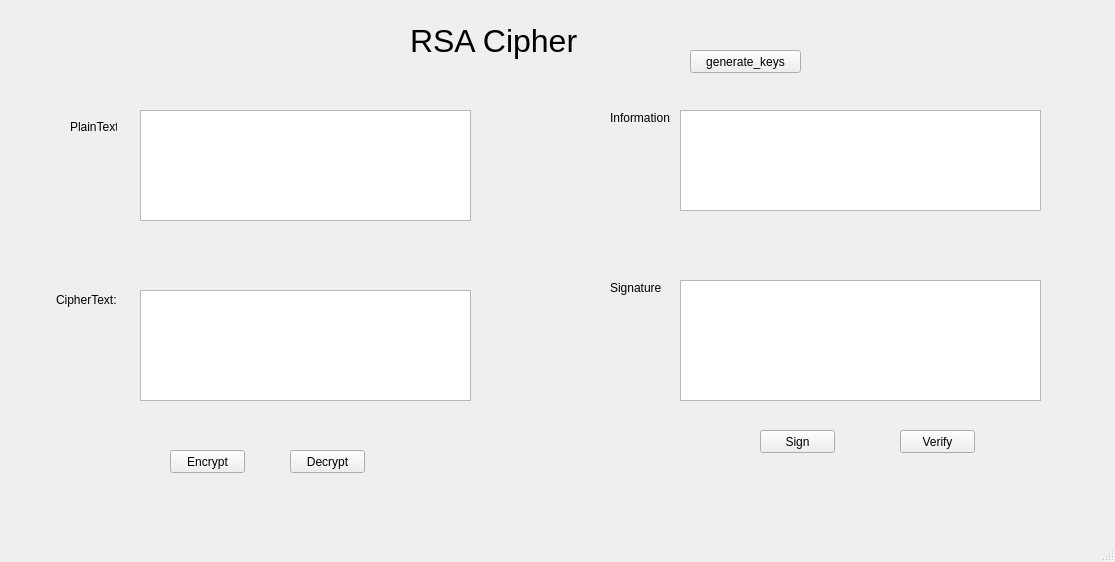
<?xml version="1.0" encoding="UTF-8"?>
<ui version="4.0">
 <class>MainWindow</class>
 <widget class="QMainWindow" name="MainWindow">
  <property name="geometry">
   <rect>
    <x>0</x>
    <y>0</y>
    <width>1115</width>
    <height>562</height>
   </rect>
  </property>
  <property name="windowTitle">
   <string>MainWindow</string>
  </property>
  <widget class="QWidget" name="centralwidget">
   <widget class="QLabel" name="label">
    <property name="geometry">
     <rect>
      <x>410</x>
      <y>20</y>
      <width>171</width>
      <height>41</height>
     </rect>
    </property>
    <property name="font">
     <font>
      <pointsize>24</pointsize>
     </font>
    </property>
    <property name="text">
     <string>RSA Cipher</string>
    </property>
   </widget>
   <widget class="QLabel" name="label_2">
    <property name="geometry">
     <rect>
      <x>70</x>
      <y>120</y>
      <width>47</width>
      <height>13</height>
     </rect>
    </property>
    <property name="text">
     <string>PlainText:</string>
    </property>
   </widget>
   <widget class="QLabel" name="label_3">
    <property name="geometry">
     <rect>
      <x>56</x>
      <y>290</y>
      <width>61</width>
      <height>20</height>
     </rect>
    </property>
    <property name="text">
     <string>CipherText:</string>
    </property>
   </widget>
   <widget class="QLabel" name="label_4">
    <property name="geometry">
     <rect>
      <x>610</x>
      <y>110</y>
      <width>61</width>
      <height>16</height>
     </rect>
    </property>
    <property name="text">
     <string>Information:</string>
    </property>
   </widget>
   <widget class="QLabel" name="label_5">
    <property name="geometry">
     <rect>
      <x>610</x>
      <y>280</y>
      <width>51</width>
      <height>16</height>
     </rect>
    </property>
    <property name="text">
     <string>Signature:</string>
    </property>
   </widget>
   <widget class="QPushButton" name="btn_encrypt">
    <property name="geometry">
     <rect>
      <x>170</x>
      <y>450</y>
      <width>75</width>
      <height>23</height>
     </rect>
    </property>
    <property name="text">
     <string>Encrypt</string>
    </property>
   </widget>
   <widget class="QPushButton" name="btn_decrypt">
    <property name="geometry">
     <rect>
      <x>290</x>
      <y>450</y>
      <width>75</width>
      <height>23</height>
     </rect>
    </property>
    <property name="text">
     <string>Decrypt</string>
    </property>
   </widget>
   <widget class="QPushButton" name="btn_sign">
    <property name="geometry">
     <rect>
      <x>760</x>
      <y>430</y>
      <width>75</width>
      <height>23</height>
     </rect>
    </property>
    <property name="text">
     <string>Sign</string>
    </property>
   </widget>
   <widget class="QPushButton" name="btn_verify">
    <property name="geometry">
     <rect>
      <x>900</x>
      <y>430</y>
      <width>75</width>
      <height>23</height>
     </rect>
    </property>
    <property name="text">
     <string>Verify</string>
    </property>
   </widget>
   <widget class="QPushButton" name="btn_gen_keys">
    <property name="geometry">
     <rect>
      <x>690</x>
      <y>50</y>
      <width>111</width>
      <height>23</height>
     </rect>
    </property>
    <property name="text">
     <string>generate_keys</string>
    </property>
   </widget>
   <widget class="QTextEdit" name="txt_plain_text">
    <property name="geometry">
     <rect>
      <x>140</x>
      <y>110</y>
      <width>331</width>
      <height>111</height>
     </rect>
    </property>
   </widget>
   <widget class="QTextEdit" name="txt_cipher_text">
    <property name="geometry">
     <rect>
      <x>140</x>
      <y>290</y>
      <width>331</width>
      <height>111</height>
     </rect>
    </property>
   </widget>
   <widget class="QTextEdit" name="txt_info">
    <property name="geometry">
     <rect>
      <x>680</x>
      <y>110</y>
      <width>361</width>
      <height>101</height>
     </rect>
    </property>
   </widget>
   <widget class="QTextEdit" name="txt_sign">
    <property name="geometry">
     <rect>
      <x>680</x>
      <y>280</y>
      <width>361</width>
      <height>121</height>
     </rect>
    </property>
   </widget>
  </widget>
  <widget class="QMenuBar" name="menubar">
   <property name="geometry">
    <rect>
     <x>0</x>
     <y>0</y>
     <width>1115</width>
     <height>21</height>
    </rect>
   </property>
  </widget>
  <widget class="QStatusBar" name="statusbar"/>
 </widget>
 <resources/>
 <connections/>
</ui>
